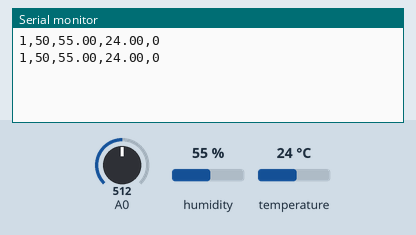
Recording of a sketch running on a simulated Arduino Mega 2560, built with avr-gcc and run on an emulated ATmega2560. Parts: the last lines printed to the serial monitor. The test bench sets the inputs (shaded band); at power-on: humidity 55 %, A0 = 512, temperature 24 °C.

Above: at 1.9 s.
2.0 s: humidity set to 22 %
At 3.2 s:
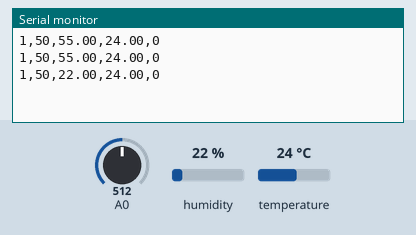
3.5 s: A0 set to 716
At 4.3 s:
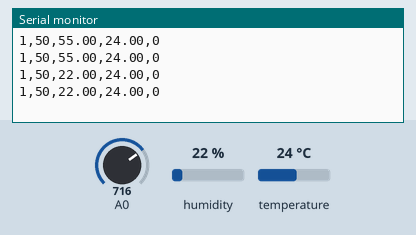
5.0 s: temperature set to 12 °C
At 6.3 s:
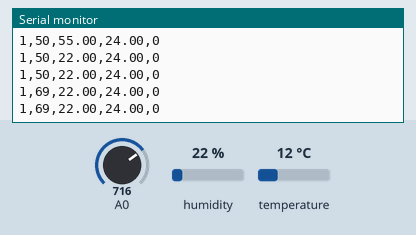
6.5 s: A0 set to 900
At 7.6 s:
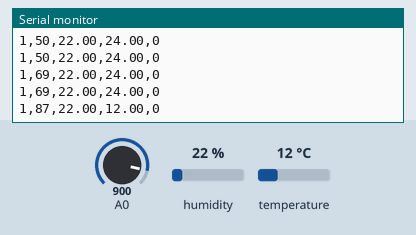
8.0 s: humidity set to 40 %
At 8.0 s:
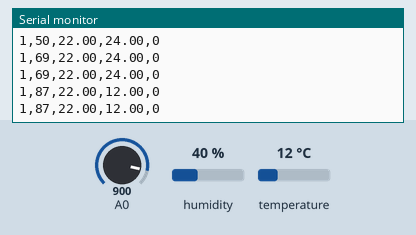
Timing chart, 0 to 10.5 s (numbered marks = the images above; inputs shaded):
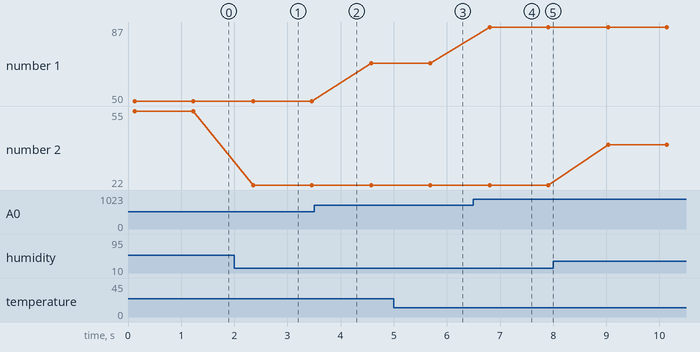

Measured:
- after the input at 2.0 s, the serial monitor: prints a new line after 0.35 s (image 1)
- after the input at 6.5 s, the serial monitor: prints a new line after 0.31 s (image 4)
- plotted number 1: 50 → 69 after the input at 3.5 s, 69 → 87 after the input at 6.5 s
- plotted number 2: 55 → 22 after the input at 2.0 s, 22 → 40 after the input at 8.0 s

The sketch:

nanoiot_uart_all.ino
```cpp
#include "Adafruit_CCS811.h"
#include "DHT.h"

#define DHTPIN 2        // SDA 핀의 설정
#define DHTTYPE DHT11   // DHT22 (AM2302) 센서종류 설정

DHT dht(DHTPIN, DHTTYPE);
Adafruit_CCS811 ccs;

uint8_t boardNum = 1;  // 보드 번호 설정

void setup() {
  Serial1.begin(9600); // UART 통신을 위한 시리얼 포트 초기화, 9600 bps
  dht.begin();
  Serial.begin(9600);
//  if(!ccs.begin()){
//    Serial.println("Failed to start sensor! Please check your wiring.");
//    while(1);
//  }
//
//  // 센서가 준비될 때까지 대기
//  while(!ccs.available());
//  delay(5000);

}

void loop() {
  int co2 = 0;  // 현재 CO2 센서가 연결되지 않았으므로 0으로 처리, 나중에 센서 연결 시 수정
  int TVOC;     // 추후 사용을 위한 변수 선언
  int soil;     // 토양 센서 값
  soil = analogRead(A0); // 토양 센서를 아날로그 핀 A0에 연결
  soil = map(soil, 0, 1023, 0, 100);
  delay(100);

  float Humi = dht.readHumidity();      // 습도 값 읽기
  float Temp = dht.readTemperature();   // 온도 값 읽기

  // 데이터 전송
  Serial1.print(boardNum);  // 보드 번호 전송
  Serial1.print(",");
  Serial1.print(soil);
  Serial1.print(",");
  Serial1.print(Humi);
  Serial1.print(",");
  Serial1.print(Temp);
  Serial1.print(",");
  Serial1.println(co2);  // 현재 CO2 값은 0으로 전송

  Serial.print(boardNum);  // 보드 번호 출력
  Serial.print(",");
  Serial.print(soil);
  Serial.print(",");
  Serial.print(Humi);
  Serial.print(",");
  Serial.print(Temp);
  Serial.print(",");
  Serial.println(co2);  // 현재 CO2 값은 0으로 전송
  delay(1000);
}
```
